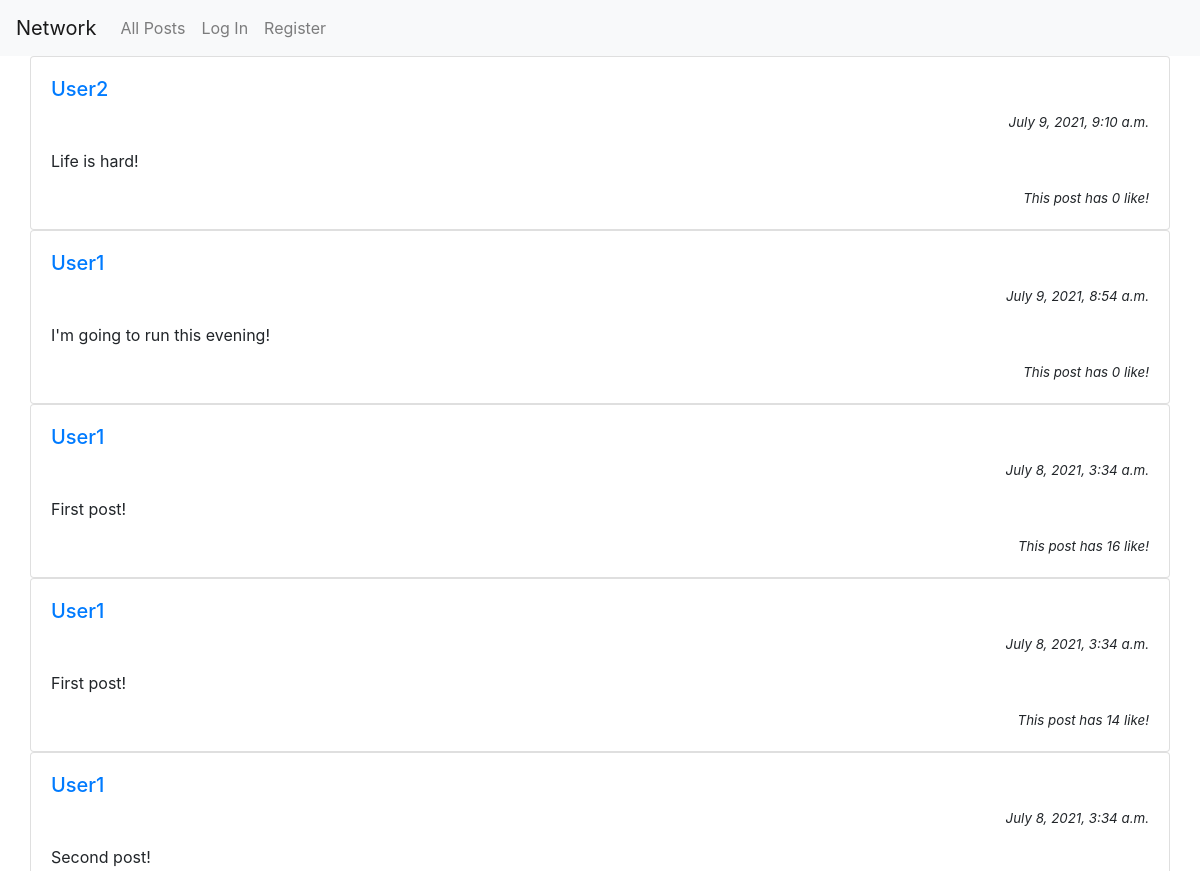
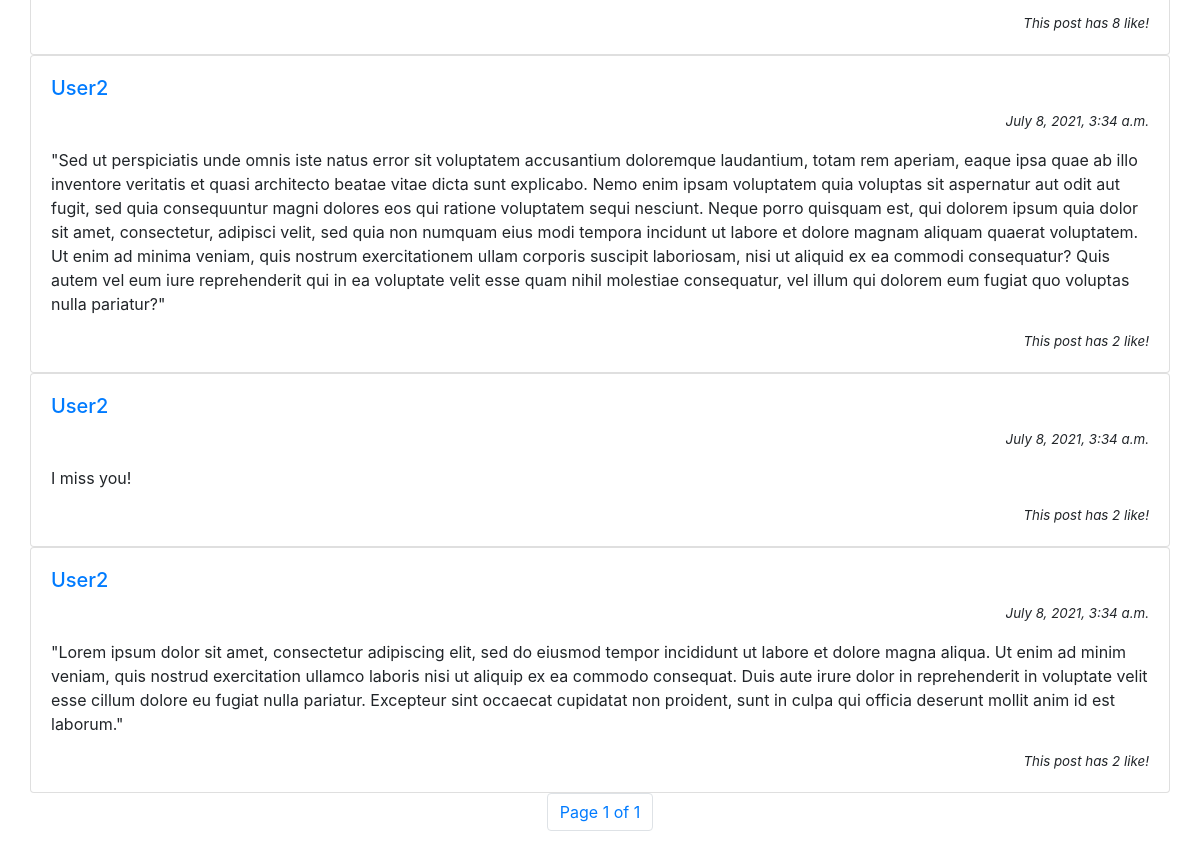
Before: /all?page=2 with the older database file (2 pictures, top to bottom).
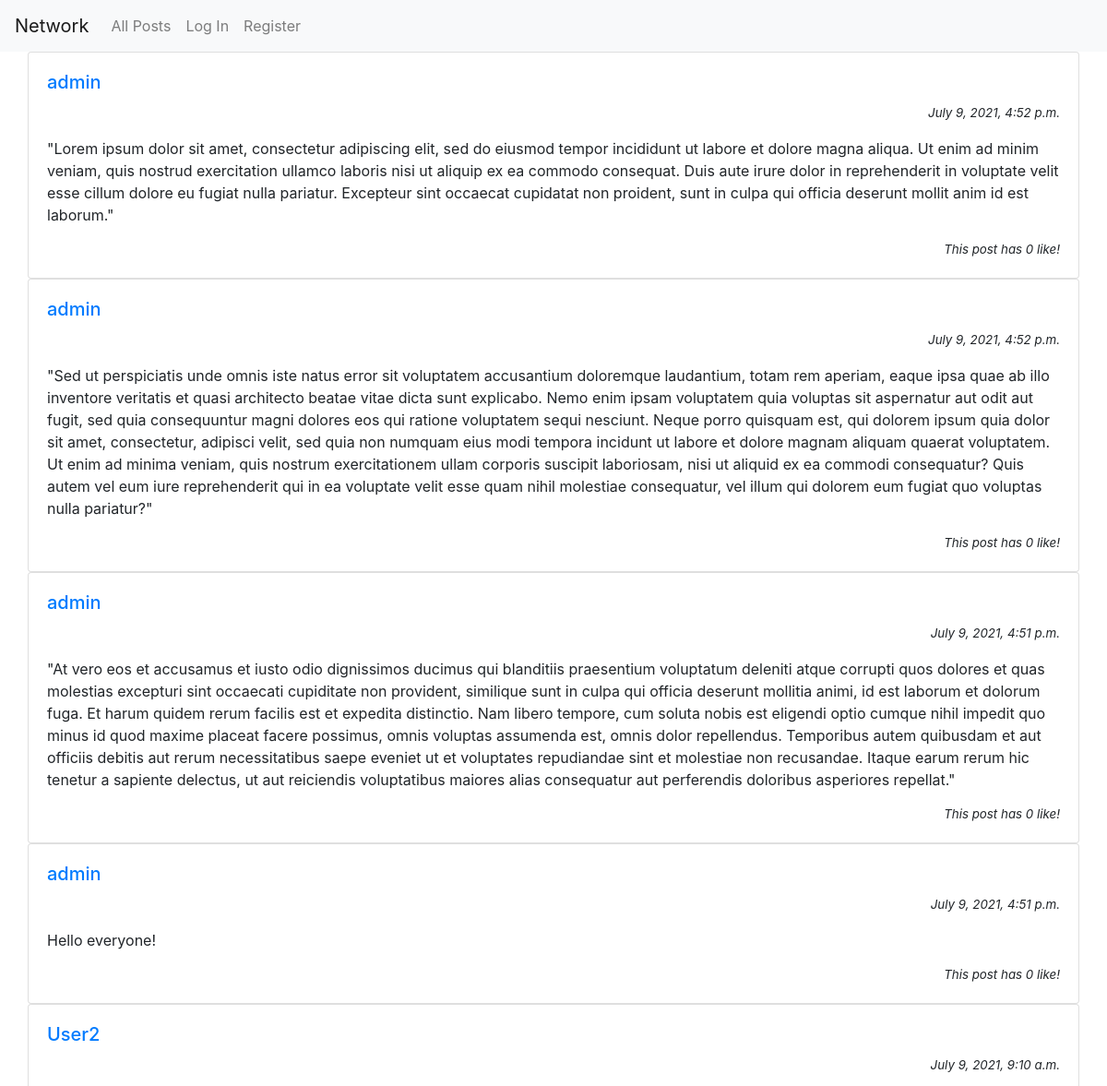
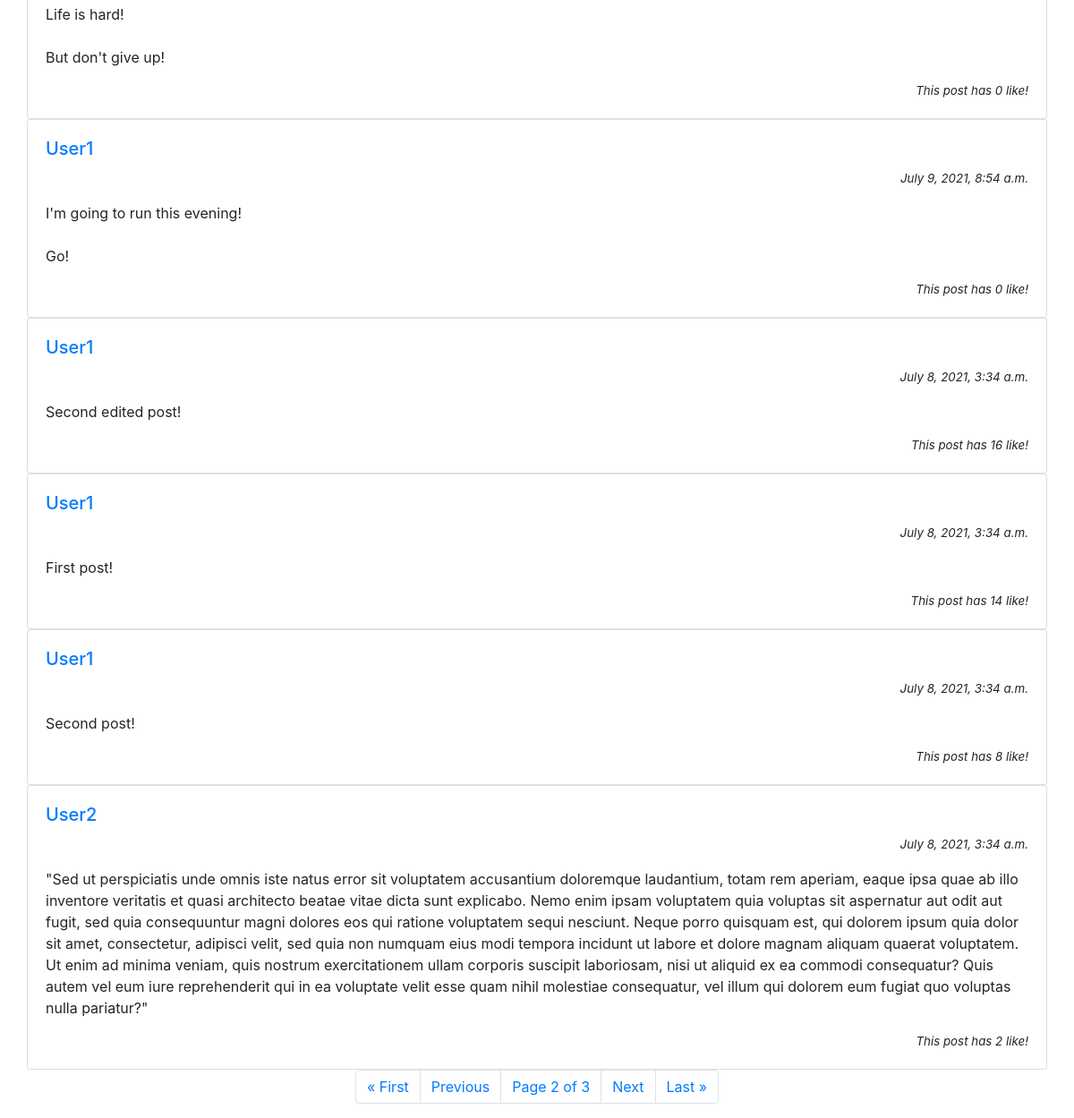
After: the same page with the newer database file (2 pictures, top to bottom).
### network/models.py (models this page shows, shortened)
class Post(models.Model):
    poster = models.ForeignKey(User, on_delete=models.CASCADE)
    content = models.TextField()
    date_created = models.DateTimeField(auto_now_add=True)
    last_modified = models.DateTimeField(auto_now=True)
    like = models.IntegerField(default=0)

class User(AbstractUser):
    followings = models.ManyToManyField('User', related_name='_followings')
    followers = models.ManyToManyField('User', related_name='_followers')
    liked = models.ManyToManyField('Post')

### network/views.py (the view)
# urls.py: path("all", views.all, name='all'),
def all(request):
    posts_list = Post.objects.all().order_by('-date_created')
    paginator = Paginator(posts_list, 10) # Show 10 posts per page.
    page_number = request.GET.get('page')
    posts = paginator.get_page(page_number)
    return render(request, 'network/all.html', {
        'posts': posts
    })

### network/templates/network/all.html (shortened to what this page needs)
{% extends "network/layout.html" %}
{% block body %}
{% for post in posts %}
<div class="row">
    <div class="card" style="width: 100%;">
        <div class="card-body">
            <a href="{% url 'profile' post.poster.id %}">
                <h5 class="card-title">{{ post.poster }}</h5>
            </a>
            <p class="card-text" style="text-align: right; font-size: smaller; font-style: italic;">{{ post.date_created }}</p>
            <p id="content_{{ post.id }}" class="card-text" style="white-space: pre-wrap;">{{ post.content }}</p>
            <p id="like_display_{{ post.id }}" class="card-text" style="text-align: right; font-size: smaller; font-style: italic;">
                This post has {{ post.like }} like!</p>
        </div>
    </div>
</div>
{% endfor %}
<nav aria-label="Page navigation">
    <ul class="pagination justify-content-center">
        {% if posts.has_previous %}
            <li class="page-item"><a class="page-link" href="?page=1">&laquo; First</a></li>
            <li class="page-item"><a class="page-link" href="?page={{ posts.previous_page_number }}">Previous</a></li>
        {% endif %}
        <li class="page-item"><a class="page-link" href="">Page {{ posts.number }} of {{ posts.paginator.num_pages }}</a></li>
        {% if posts.has_next %}
            <li class="page-item"><a class="page-link" href="?page={{ posts.next_page_number }}">Next</a></li>
            <li class="page-item"><a class="page-link" href="?page={{ posts.paginator.num_pages }}">Last &raquo;</a></li>
        {% endif %}
    </ul>
  </nav>
{% endblock %}

Changed rows visible on the page:
no longer on this page (row edited): Post: poster "User2", date_created "July 8, 2021, 3:34 a.m.", content "I miss you!", like "2"
no longer on this page (row unchanged): Post: poster "User2", date_created "July 8, 2021, 3:34 a.m.", content "\"Lorem ipsum dolor sit amet, consectetur adipiscing elit, sed do eiusmod tempor incididunt ut labore et dolore magna aliqua. Ut enim ad minim veniam, quis nostrud exercitation ullamco laboris nisi ut aliquip ex ea commodo consequat. Duis aute irure dolor in reprehenderit in voluptate velit esse cillum dolore eu fugiat nulla pariatur. Excepteur sint occaecat cupidatat non proident, sunt in culpa qui officia deserunt mollit anim id est laborum.\"", like "2"
added Post: poster "admin", date_created "July 9, 2021, 4:52 p.m.", content "\"Lorem ipsum dolor sit amet, consectetur adipiscing elit, sed do eiusmod tempor incididunt ut labore et dolore magna aliqua. Ut enim ad minim veniam, quis nostrud exercitation ullamco laboris nisi ut aliquip ex ea commodo consequat. Duis aute irure dolor in reprehenderit in voluptate velit esse cillum dolore eu fugiat nulla pariatur. Excepteur sint occaecat cupidatat non proident, sunt in culpa qui officia deserunt mollit anim id est laborum.\"", like "0"
added Post: poster "admin", date_created "July 9, 2021, 4:52 p.m.", content "\"Sed ut perspiciatis unde omnis iste natus error sit voluptatem accusantium doloremque laudantium, totam rem aperiam, eaque ipsa quae ab illo inventore veritatis et quasi architecto beatae vitae dicta sunt explicabo. Nemo enim ipsam voluptatem quia voluptas sit aspernatur aut odit aut fugit, sed quia consequuntur magni dolores eos qui ratione voluptatem sequi nesciunt. Neque porro quisquam est, qui dolorem ipsum quia dolor sit amet, consectetur, adipisci velit, sed quia non numquam eius modi tempora incidunt ut labore et dolore magnam aliquam quaerat voluptatem. Ut enim ad minima veniam, quis nostrum exercitationem ullam corporis suscipit laboriosam, nisi ut aliquid ex ea commodi…", like "0"
added Post: poster "admin", date_created "July 9, 2021, 4:51 p.m.", content "\"At vero eos et accusamus et iusto odio dignissimos ducimus qui blanditiis praesentium voluptatum deleniti atque corrupti quos dolores et quas molestias excepturi sint occaecati cupiditate non provident, similique sunt in culpa qui officia deserunt mollitia animi, id est laborum et dolorum fuga. Et harum quidem rerum facilis est et expedita distinctio. Nam libero tempore, cum soluta nobis est eligendi optio cumque nihil impedit quo minus id quod maxime placeat facere possimus, omnis voluptas assumenda est, omnis dolor repellendus. Temporibus autem quibusdam et aut officiis debitis aut rerum necessitatibus saepe eveniet ut et voluptates repudiandae sint et molestiae non recusandae. Itaque…", like "0"
added Post: poster "admin", date_created "July 9, 2021, 4:51 p.m.", content "Hello everyone!", like "0"
changed Post: content "Life is hard!" → "Life is hard! But don't give up!"
changed Post: content "I'm going to run this evening!" → "I'm going to run this evening! Go!"
changed Post: content "First post!" → "Second edited post!"
Other visible differences:
{{ posts.number }}: "1" → "2"
{{ posts.paginator.num_pages }}: "1" → "3"
text now shown: "« First Previous Next Last »"
